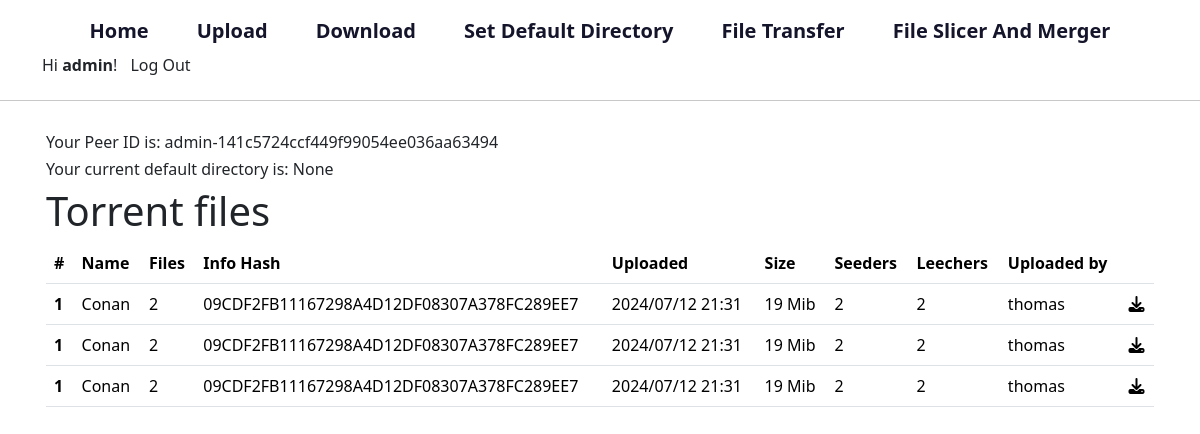
/ (signed in), run on the app's committed database.
### peer/models.py (models this page shows, shortened)
class User(AbstractUser):
    pass

class UserProfile(models.Model):
    user = models.OneToOneField(User, on_delete=models.CASCADE)
    default_directory = models.CharField(max_length=255, blank=True, null=True)
    peer_id = models.CharField(
        max_length=255, unique=True, blank=True, null=True
    )
    is_active = models.BooleanField(default=True)  # Track user's active status

### peer/views.py (the view)
# urls.py: path("", views.index, name="index"),
@login_required(login_url="/login")
def index(request):
    try:
        profile = UserProfile.objects.get(user=request.user)
    except UserProfile.DoesNotExist:
        profile = UserProfile.objects.create(user=request.user)
        profile.set_peer_id()
        profile.save()  # Save the newly created profile
    current_directory = profile.default_directory if profile else None
    peer_id = profile.peer_id
    return render(
        request,
        "peer/index.html",
        {"current_directory": current_directory, "peer_id": peer_id},
    )

### peer/templates/peer/index.html
{% extends "peer/layout.html" %}
{% load static %}
{% block body %}
<h6>Your Peer ID is: {{ peer_id }}</h6>
<h6>Your current default directory is: {{ current_directory }}</h6>
<h1>Torrent files</h1>
<table class="table">
    <thead>
        <tr>
            <th scope="col">#</th>
            <th scope="col">Name</th>
            <th scope="col">Files</th>
            <th scope="col">Info Hash</th>
            <th scope="col">Uploaded</th>
            <th scope="col">Size</th>
            <th scope="col">Seeders</th>
            <th scope="col">Leechers</th>
            <th scope="col">Uploaded by</th>
            <th></th>
        </tr>
    </thead>
    <tbody>
        <tr>
            <th scope="row">1</th>
            <td>Conan</td>
            <td>2</td>
            <td>09CDF2FB11167298A4D12DF08307A378FC289EE7</td>
            <td>2024/07/12 21:31</td>
            <td>19 Mib</td>
            <td>2</td>
            <td>2</td>
            <td>thomas</td>
            <td>
                <a href="#"><i class="fa-solid fa-download"></i></a>
            </td>
        </tr>
        <tr>
            <th scope="row">1</th>
            <td>Conan</td>
            <td>2</td>
            <td>09CDF2FB11167298A4D12DF08307A378FC289EE7</td>
            <td>2024/07/12 21:31</td>
            <td>19 Mib</td>
            <td>2</td>
            <td>2</td>
            <td>thomas</td>
            <td>
                <a href="#"><i class="fa-solid fa-download"></i></a>
            </td>
        </tr>
        <tr>
            <th scope="row">1</th>
            <td>Conan</td>
            <td>2</td>
            <td>09CDF2FB11167298A4D12DF08307A378FC289EE7</td>
            <td>2024/07/12 21:31</td>
            <td>19 Mib</td>
            <td>2</td>
            <td>2</td>
            <td>thomas</td>
            <td>
                <a href="#"><i class="fa-solid fa-download"></i></a>
            </td>
        </tr>
    </tbody>
</table>
{% endblock %}

### peer/templates/peer/layout.html (shortened to what this page needs)
{% load static %}
<!DOCTYPE html>
<html lang="en">
<head>
    <link href="https://cdn.jsdelivr.net/npm/bootstrap@5.3.3/dist/css/bootstrap.min.css" rel="stylesheet" />
    <link href="https://cdnjs.cloudflare.com/ajax/libs/font-awesome/6.7.1/css/all.min.css" rel="stylesheet">
    <link rel="stylesheet" href="{% static 'peer/css/global.css' %}" />
</head>
<body>
    <header class="mt-3">
        <div class="container">
            <div class="d-flex flex-wrap align-items-center justify-content-center justify-content-lg-start">
                <ul class="nav col-12 col-lg-auto justify-content-center flex-fill">
                    {% if user.is_authenticated %}
                    <li class="nav-item">
                        <a href="{% url 'index' %}" class="nav-brand">Home</a>
                    </li>
                    <li class="ms-5 nav-item">
                        <a href="{% url 'upload' %}" class="nav-brand">Upload</a>
                    </li>
                    <li class="ms-5 nav-item">
                        <a href="{% url 'download' %}" class="nav-brand">Download</a>
                    </li>
                    <li class="ms-5 nav-item">
                        <a href="{% url 'set-default-directory' %}" class="nav-brand">Set Default Directory</a>
                    </li>
                    <li class="ms-5 nav-item">
                        <a href="{% url 'file-transfer' %}" class="nav-brand">File Transfer</a>
                    </li>
                    <li class="ms-5 nav-item">
                        <a href="{% url 'file-slicer-and-merger' %}" class="nav-brand">File Slicer And Merger</a>
                    </li>
                    {% endif %}
                </ul>
                <div class="d-flex align-items-center">
                    {% if user.is_authenticated %}
                    <span>
                        Hi <strong>{{ user.username }}</strong>!
                    </span>
                    <button class="btn">
                        <a href="{% url 'logout' %}">Log Out</a>
                    </button>
                    {% endif %}
                </div>
            </div>
        </div>
    </header>
    <hr>
    <main class="p-md-3 container">
        {% block body%}{% endblock %}
    </main>
</body>
</html>

### peer/static/peer/css/global.css (style rules this page uses)
:root { --title-active-color: #14142b; }
a { color: inherit; text-decoration: none; }
.nav-item { color: var(--title-active-color); }
.nav-brand { font-size: 20px; font-weight: 600; }

### data on the page
User: username "admin"
UserProfile: peer "admin-141c5724ccf449f99054ee036aa63494"

### other printed values
{{ current_directory }} "None"
